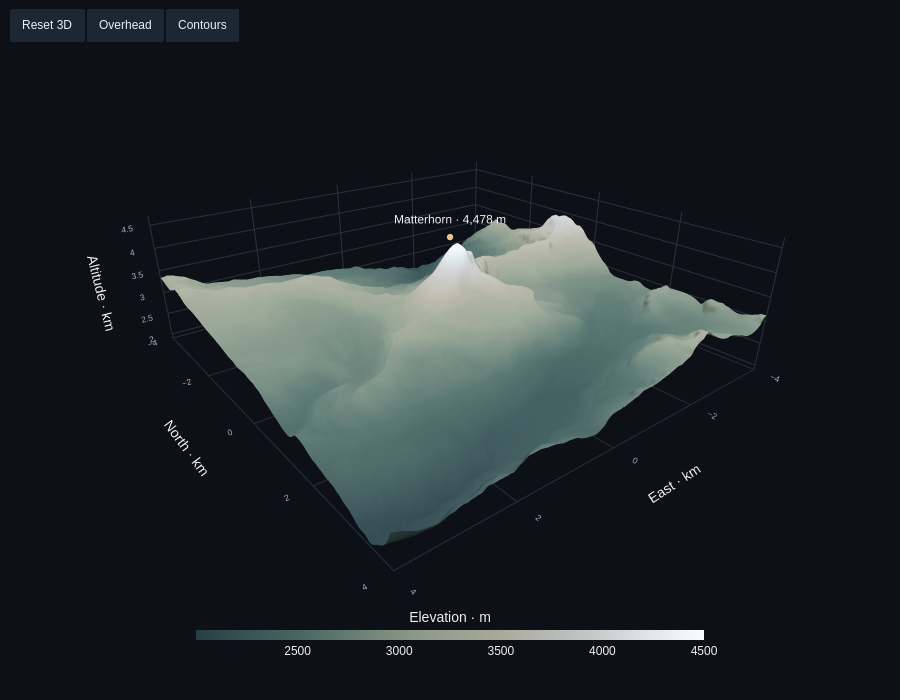

Notebook code for this chart:
### Code cell
# All axes use km; aspectmode=data keeps the terrain physically proportioned.
BG, FG, MUTED = '#0d1117', '#eaf0f5', '#a4b2c1'
colors = [[0, '#263f45'], [.22, '#4c6a65'], [.43, '#8b9988'],
          [.60, '#aaa99b'], [.76, '#c0c3c2'], [.90, '#e0e8ed'], [1, '#fafcff']]
home_camera = dict(eye=dict(x=1.3, y=1.65, z=.85), up=dict(x=0, y=0, z=1),
                   center=dict(x=0, y=0, z=-.20), projection=dict(type='perspective'))
top_camera = dict(eye=dict(x=0, y=0, z=2.5), up=dict(x=0, y=1, z=0),
                  center=dict(x=0, y=0, z=0), projection=dict(type='orthographic'))
fig = go.Figure(go.Surface(
    x=x_km.astype(np.float32), y=y_km.astype(np.float32), z=height_km.astype(np.float32),
    surfacecolor=height_m.astype(np.float32), colorscale=colors, cmin=2000, cmax=4500,
    customdata=np.stack((np.round(latitude, 5), np.round(longitude, 5)), axis=-1).astype(np.float32),
    hovertemplate='Elevation %{z:.3f} km<br>%{customdata[0]:.5f}° N · %{customdata[1]:.5f}° E<extra>Terrain</extra>',
    colorbar=dict(title=dict(text='Elevation · m', side='top'), orientation='h',
                  x=.5, xanchor='center', y=-.08, len=.60, thickness=10,
                  tickvals=[2500,3000,3500,4000,4500], outlinewidth=0),
    contours=dict(z=dict(show=False, start=2.0, end=4.5, size=.1,
                         usecolormap=False, color='#45515c', width=1, highlight=False)),
    lighting=dict(ambient=.55, diffuse=.85, roughness=.9, specular=.15, fresnel=.15),
    lightposition=dict(x=10000, y=15000, z=20000), name='Terrain'))
fig.add_trace(go.Scatter3d(x=[0], y=[0], z=[SUMMIT_M/1000], mode='markers+text',
    marker=dict(size=4, color='#e9c58d', line=dict(width=1, color='#0d1117')),
    text=['Matterhorn · 4,478 m'], textposition='top center', textfont=dict(size=12, color=FG),
    hovertemplate=f'Summit reference: 4,478 m<br>DEM here: {summit_dem:,.0f} m<extra>Matterhorn</extra>',
    showlegend=False))
axis = dict(showbackground=False, gridcolor='#28323d', zeroline=False,
            tickfont=dict(size=10, color=MUTED), showspikes=False)
fig.update_layout(template='plotly_dark', paper_bgcolor=BG, plot_bgcolor=BG,
    font=dict(family='Arial, sans-serif', color=FG, size=12), height=700,
    margin=dict(l=10, r=10, t=60, b=80), showlegend=False,
    scene=dict(bgcolor=BG, aspectmode='data', camera=home_camera,
        xaxis=dict(**axis, title='East · km', range=[-4,4], dtick=2),
        yaxis=dict(**axis, title='North · km', range=[-4,4], dtick=2),
        zaxis=dict(**axis, title='Altitude · km', range=[1.9,4.7], dtick=.5)),
    updatemenus=[dict(type='buttons', direction='right', x=0, xanchor='left', y=1.11,
        yanchor='top', bgcolor='#1b2733', bordercolor='#455569', font=dict(size=12),
        showactive=False, buttons=[
            dict(label='Reset 3D', method='relayout', args=[{'scene.camera':home_camera}]),
            dict(label='Overhead', method='relayout', args=[{'scene.camera':top_camera}]),
            dict(label='Contours', method='restyle', args=[{'contours.z.show':True}, [0]],
                 args2=[{'contours.z.show':False}, [0]])])])
config = dict(responsive=True, scrollZoom=True, displaylogo=False, displayModeBar=False)
fig.show(config=config)

### Figure 1 — Plotly figure (JSON) as saved in the notebook; plotly's stock layout.template omitted (floating-point values rounded to 4 significant figures; data arrays with more than 128 entries replaced by an {"elided": "..."} marker saying what was removed)
{"data": [{"cmax": 4500, "cmin": 2000, "colorbar": {"len": 0.6, "orientation": "h", "outlinewidth": 0, "thickness": 10, "tickvals": [2500, 3000, 3500, 4000, 4500], "title": {"side": "top", "text": "Elevation · m"}, "x": 0.5, "xanchor": "center", "y": -0.08}, "colorscale": [[0, "#263f45"], [0.22, "#4c6a65"], [0.43, "#8b9988"], [0.6, "#aaa99b"], [0.76, "#c0c3c2"], [0.9, "#e0e8ed"], [1, "#fafcff"]], "contours": {"z": {"color": "#45515c", "end": 4.5, "highlight": false, "show": false, "size": 0.1, "start": 2, "usecolormap": false, "width": 1}}, "customdata": {"elided": "157922 float values"}, "hovertemplate": "Elevation %{z:.3f} km<br>%{customdata[0]:.5f}° N · %{customdata[1]:.5f}° E<extra>Terrain</extra>", "lighting": {"ambient": 0.55, "diffuse": 0.85, "fresnel": 0.15, "roughness": 0.9, "specular": 0.15}, "lightposition": {"x": 10000, "y": 15000, "z": 20000}, "name": "Terrain", "surfacecolor": {"elided": "281x281 float values"}, "type": "surface", "x": {"elided": "281 float values"}, "y": {"elided": "281 float values"}, "z": {"elided": "281x281 float values"}}, {"hovertemplate": "Summit reference: 4,478 m<br>DEM here: 4,233 m<extra>Matterhorn</extra>", "marker": {"color": "#e9c58d", "line": {"color": "#0d1117", "width": 1}, "size": 4}, "mode": "markers+text", "showlegend": false, "text": ["Matterhorn · 4,478 m"], "textfont": {"color": "#eaf0f5", "size": 12}, "textposition": "top center", "type": "scatter3d", "x": [0], "y": [0], "z": [4.478]}], "layout": {"font": {"color": "#eaf0f5", "family": "Arial, sans-serif", "size": 12}, "height": 700, "margin": {"b": 80, "l": 10, "r": 10, "t": 60}, "paper_bgcolor": "#0d1117", "plot_bgcolor": "#0d1117", "scene": {"aspectmode": "data", "bgcolor": "#0d1117", "camera": {"center": {"x": 0, "y": 0, "z": -0.2}, "eye": {"x": 1.3, "y": 1.65, "z": 0.85}, "projection": {"type": "perspective"}, "up": {"x": 0, "y": 0, "z": 1}}, "xaxis": {"dtick": 2, "gridcolor": "#28323d", "range": [-4, 4], "showbackground": false, "showspikes": false, "tickfont": {"color": "#a4b2c1", "size": 10}, "title": {"text": "East · km"}, "zeroline": false}, "yaxis": {"dtick": 2, "gridcolor": "#28323d", "range": [-4, 4], "showbackground": false, "showspikes": false, "tickfont": {"color": "#a4b2c1", "size": 10}, "title": {"text": "North · km"}, "zeroline": false}, "zaxis": {"dtick": 0.5, "gridcolor": "#28323d", "range": [1.9, 4.7], "showbackground": false, "showspikes": false, "tickfont": {"color": "#a4b2c1", "size": 10}, "title": {"text": "Altitude · km"}, "zeroline": false}}, "showlegend": false, "updatemenus": [{"bgcolor": "#1b2733", "bordercolor": "#455569", "buttons": [{"args": [{"scene.camera": {"center": {"x": 0, "y": 0, "z": -0.2}, "eye": {"x": 1.3, "y": 1.65, "z": 0.85}, "projection": {"type": "perspective"}, "up": {"x": 0, "y": 0, "z": 1}}}], "label": "Reset 3D", "method": "relayout"}, {"args": [{"scene.camera": {"center": {"x": 0, "y": 0, "z": 0}, "eye": {"x": 0, "y": 0, "z": 2.5}, "projection": {"type": "orthographic"}, "up": {"x": 0, "y": 1, "z": 0}}}], "label": "Overhead", "method": "relayout"}, {"args": [{"contours.z.show": true}, [0]], "args2": [{"contours.z.show": false}, [0]], "label": "Contours", "method": "restyle"}], "direction": "right", "font": {"size": 12}, "showactive": false, "type": "buttons", "x": 0, "xanchor": "left", "y": 1.11, "yanchor": "top"}]}}
